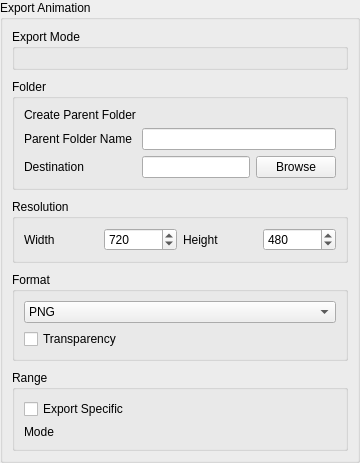
<?xml version="1.0" encoding="UTF-8"?>
<ui version="4.0">
 <class>ExportAnimationOptions</class>
 <widget class="QGroupBox" name="ExportAnimationOptions">
  <property name="title">
   <string>Export Animation</string>
  </property>
  <layout class="QVBoxLayout" name="verticalLayout">
   <property name="spacing">
    <number>9</number>
   </property>
   <property name="leftMargin">
    <number>9</number>
   </property>
   <property name="topMargin">
    <number>9</number>
   </property>
   <property name="rightMargin">
    <number>9</number>
   </property>
   <property name="bottomMargin">
    <number>9</number>
  </property>
  <item>
   <widget class="QGroupBox" name="activeLayerGroup">
    <property name="title"><string>Export Mode</string></property>
    <layout class="QVBoxLayout" name="activeLayerLayout">
     <property name="spacing">
      <number>6</number>
     </property>
     <property name="leftMargin">
      <number>9</number>
     </property>
     <property name="topMargin">
      <number>9</number>
     </property>
     <property name="rightMargin">
      <number>9</number>
     </property>
     <property name="bottomMargin">
      <number>9</number>
     </property>
     <item>
      <widget class="QWidget" name="activeLayerTogglePlaceholder"/>
     </item>
    </layout>
   </widget>
  </item>
  <item>
   <widget class="QGroupBox" name="folderGroup">
    <property name="title">
     <string>Folder</string>
    </property>
    <layout class="QGridLayout" name="gridLayout">
     <property name="spacing">
      <number>6</number>
     </property>
     <property name="leftMargin">
      <number>9</number>
     </property>
     <property name="topMargin">
      <number>9</number>
     </property>
     <property name="rightMargin">
      <number>9</number>
     </property>
     <property name="bottomMargin">
      <number>9</number>
     </property>
     <item row="0" column="0">
      <widget class="QLabel" name="createParentFolderLabel">
       <property name="text"><string>Create Parent Folder</string></property>
      </widget>
     </item>
     <item row="0" column="1">
      <widget class="QWidget" name="createParentFolderTogglePlaceholder"/>
     </item>
     <item row="1" column="0">
      <widget class="QLabel" name="parentFolderNameLabel">
       <property name="text"><string>Parent Folder Name</string></property>
      </widget>
     </item>
     <item row="1" column="1">
      <widget class="QLineEdit" name="parentFolderNameEdit"/>
     </item>
     <item row="2" column="0">
      <widget class="QLabel" name="destLabel">
       <property name="text"><string>Destination</string></property>
      </widget>
     </item>
     <item row="2" column="1">
      <layout class="QHBoxLayout" name="destLayout">
       <property name="spacing">
        <number>6</number>
       </property>
       <item>
        <widget class="QLineEdit" name="destDirEdit"/>
       </item>
       <item>
        <widget class="QPushButton" name="destBrowseButton">
         <property name="text"><string>Browse</string></property>
         <property name="icon"><iconset resource="../data/app.qrc"><normaloff>:/icons/themes/playful/menubar/open.svg</normaloff>:/icons/themes/playful/menubar/open.svg</iconset></property>
         <property name="toolTip"><string>Select destination folder</string></property>
        </widget>
       </item>
      </layout>
     </item>
    </layout>
   </widget>
  </item>
   
   <!-- Camera group removed -->
  
   <item>
    <widget class="QGroupBox" name="resolutionGroup">
     <property name="title"><string>Resolution</string></property>
     <layout class="QHBoxLayout" name="resolutionLayout">
      <property name="spacing">
       <number>6</number>
      </property>
      <property name="leftMargin">
       <number>9</number>
      </property>
      <property name="topMargin">
       <number>9</number>
      </property>
      <property name="rightMargin">
       <number>9</number>
      </property>
      <property name="bottomMargin">
       <number>9</number>
      </property>
      <item>
       <widget class="QLabel" name="widthLabel">
        <property name="text"><string>Width</string></property>
       </widget>
      </item>
      <item>
       <widget class="QSpinBox" name="imgWidthSpinBox"><property name="minimum"><number>1</number></property><property name="maximum"><number>4096</number></property><property name="value"><number>720</number></property></widget>
      </item>
      <item>
       <widget class="QLabel" name="heightLabel">
        <property name="text"><string>Height</string></property>
       </widget>
      </item>
      <item>
       <widget class="QSpinBox" name="imgHeightSpinBox"><property name="minimum"><number>1</number></property><property name="maximum"><number>4096</number></property><property name="value"><number>480</number></property></widget>
      </item>
     </layout>
    </widget>
   </item>
   <item>
    <widget class="QGroupBox" name="formatGroup">
     <property name="title"><string>Format</string></property>
     <layout class="QVBoxLayout" name="formatLayout">
      <property name="spacing">
       <number>6</number>
      </property>
      <property name="leftMargin">
       <number>9</number>
      </property>
      <property name="topMargin">
       <number>9</number>
      </property>
      <property name="rightMargin">
       <number>9</number>
      </property>
      <property name="bottomMargin">
       <number>9</number>
      </property>
      <item>
       <widget class="QComboBox" name="formatComboBox">
        <item><property name="text"><string>PNG</string></property></item>
        <item><property name="text"><string>JPG</string></property></item>
        <item><property name="text"><string>BMP</string></property></item>
        <item><property name="text"><string>TIFF</string></property></item>
        <item><property name="text"><string>WEBP</string></property></item>
       </widget>
      </item>
      <item>
       <widget class="QCheckBox" name="cbTransparency"><property name="text"><string>Transparency</string></property></widget>
      </item>
     </layout>
    </widget>
   </item>
   <item>
    <widget class="QGroupBox" name="frameRangeGroupBox">
     <property name="title"><string>Range</string></property>
     <layout class="QGridLayout" name="gridLayout_2">
      <property name="spacing">
       <number>6</number>
      </property>
      <property name="leftMargin">
       <number>9</number>
      </property>
      <property name="topMargin">
       <number>9</number>
      </property>
      <property name="rightMargin">
       <number>9</number>
      </property>
      <property name="bottomMargin">
       <number>9</number>
      </property>
      <item row="0" column="0">
       <widget class="QCheckBox" name="cbExportSpecific">
        <property name="text"><string>Export Specific</string></property>
       </widget>
      </item>
      <item row="1" column="0">
       <widget class="QLabel" name="exportSpecificModeLabel">
        <property name="text"><string>Mode</string></property>
       </widget>
      </item>
      <item row="1" column="1">
       <widget class="QWidget" name="exportSpecificModePlaceholder"/>
      </item>
     </layout>
    </widget>
   </item>
  </layout>
 </widget>
 <resources>
  <include location="../data/app.qrc"/>
 </resources>
 <connections/>
</ui>
